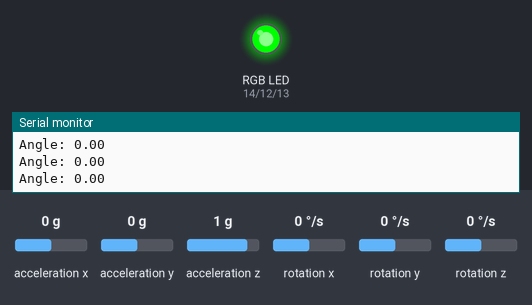
Simulated run of this sketch. Board: Arduino Uno, built with avr-gcc and run on an emulated ATmega328P. Parts: an RGB LED mixed from three pins (HIGH = lit), the last lines printed to the serial monitor. The test bench sets the inputs (shaded band); at power-on: acceleration y 0 g, acceleration x 0 g, acceleration z 1 g, rotation x 0 °/s, rotation y 0 °/s, rotation z 0 °/s.

Above: at 1.2 s.
1.3 s: acceleration y set to -0.2 g
2.8 s: acceleration y set to -0.5 g
At 3.8 s:
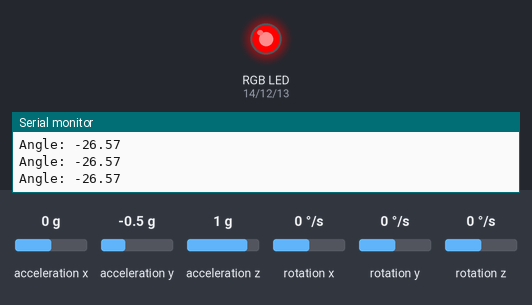
4.3 s: acceleration x set to -0.8 g
5.8 s: acceleration x set to -1.1 g
At 7.0 s:
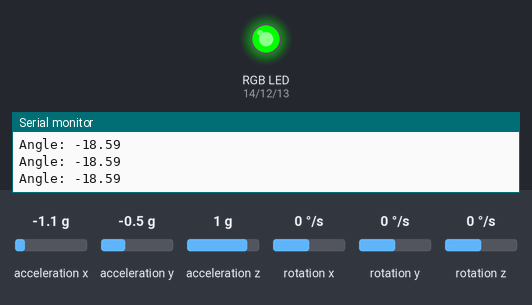
7.3 s: acceleration x set to 0 g
At 8.2 s:
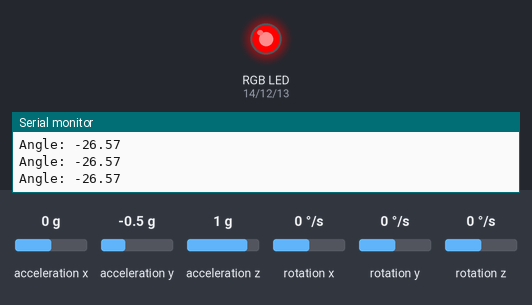
Timing chart, 0 to 9.8 s (numbered marks = the images above; inputs shaded):
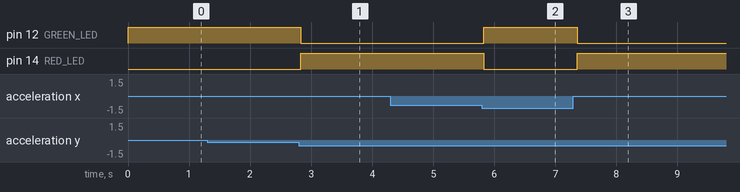

Measured:
- the behaviour switches between -0.3 and -0.4 g on acceleration y (found by bisection; images 0 and 1)
- the behaviour switches between -0.9 and -1 g on acceleration x (found by bisection; images 1 and 2)
- after the input at 2.8 s, pin 12 (GREEN_LED): HIGH → LOW at once; pin 14 (RED_LED): LOW → HIGH at once
- after the input at 5.8 s, pin 12 (GREEN_LED): LOW → HIGH at once; pin 14 (RED_LED): HIGH → LOW at once
- after the input at 7.3 s, pin 12 (GREEN_LED): HIGH → LOW after 0.06 s; pin 14 (RED_LED): LOW → HIGH after 0.06 s

The sketch:

MPU_heel_detection_with_RGB.ino
```cpp
#include <Wire.h>
#include <MPU9250.h>

MPU9250 mpu;

#define RED_LED 14    // GPIO14 (D5) - Red LED
#define GREEN_LED 12  // GPIO12 (D6) - Green LED
#define BLUE_LED 13   // GPIO13 (D7) - Blue LED

void setup() {
    Serial.begin(115200);
    Wire.begin();

    if (!mpu.setup(0x68)) {
        Serial.println("MPU connection failed!");
        while (1);
    }

    pinMode(RED_LED, OUTPUT);
    pinMode(GREEN_LED, OUTPUT);
    pinMode(BLUE_LED, OUTPUT);

    // Set initial LED state (Green for stable)
    digitalWrite(RED_LED, LOW);
    digitalWrite(GREEN_LED, HIGH);
    digitalWrite(BLUE_LED, LOW);
}

void loop() {
    if (mpu.update()) {
        float angleX = mpu.getRoll();  // Get roll angle
        Serial.print("Angle: ");
        Serial.println(angleX);

        if (abs(angleX) > 20) {
            // Turn on RED LED (Indicates unstable position)
            digitalWrite(RED_LED, HIGH);
            digitalWrite(GREEN_LED, LOW);
            digitalWrite(BLUE_LED, LOW);
        } else {
            // Keep GREEN LED on when stable
            digitalWrite(RED_LED, LOW);
            digitalWrite(GREEN_LED, HIGH);
            digitalWrite(BLUE_LED, LOW);
        }
    }
    delay(50);
}
```
